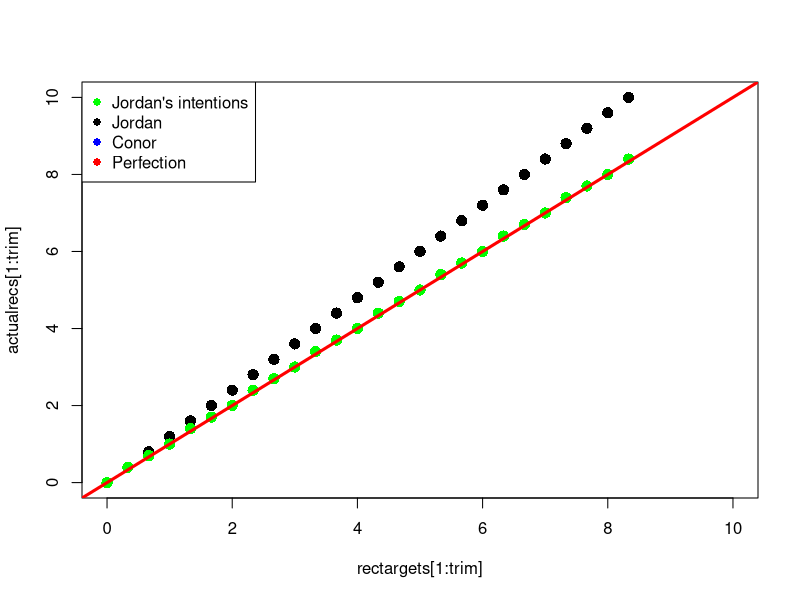

This chart was generated by the following R code:
# Simulating two schemes for irregular sampling from regular timeseries
deltasim = 0.1
deltarec = 1/3
tmax = 10.0

simtimes = seq(0,tmax,0.1)
rectargets = seq(0,tmax,deltarec)

recindex = 1
nextrec = rectargets[1]
actualrecs = c()
actualrecs_index = c()

J.rec = c()
J.target = rectargets[1]

for (st in simtimes){
  # What I think I'm doing
  if( st>=J.target ){
    J.rec = c(J.rec, st)
    J.target = J.target + deltarec
  }
  # Jordan method
  if(st>=nextrec){
    actualrecs = c(actualrecs,st)
    nextrec = st + deltarec
  }
  # Conor method (better)
  if(st>=rectargets[recindex]){
    actualrecs_index = c(actualrecs_index,st)
    recindex = recindex+1
  }
}

# These points should all lie on the red line, but...
trim = min(c(length(actualrecs),length(rectargets),length(actualrecs_index)))
plot(rectargets[1:trim],actualrecs[1:trim],xlim=c(0,tmax),ylim=c(0,tmax),cex=1.5,pch=16)
points(rectargets[1:trim],actualrecs_index[1:trim],col="blue",cex=1.5,pch=16)
points(rectargets[1:trim], J.rec[1:trim],col="green",cex=1.5,pch=16)
abline(a=0,b=1,col="red",lwd=3)
legend("topleft",c("Jordan's intentions", "Jordan","Conor","Perfection"),col=c("green", "black","blue","red"),pch=16)


## errors
















